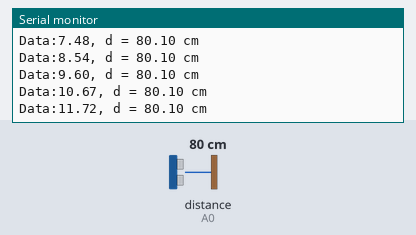
The sketch below on a simulated Arduino Uno, built with avr-gcc and run on an emulated ATmega328P. On the bench: the last lines printed to the serial monitor. Wiring (inferred from the names in the program): ultrasonic range finder: trigger A1; echo A0. Inputs (shaded band) come from the test bench; at power-on: distance to the obstacle (sensor on A0) 80 cm. The echo pulse lasts 58.3 µs per cm.

Above: at 1.2 s.
1.3 s: distance to the obstacle (sensor on A0) set to 35 cm
At 1.39 s:
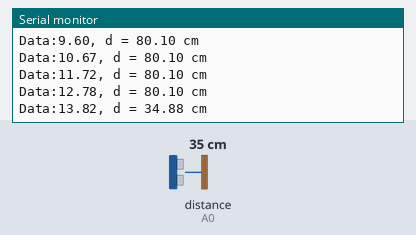
4.3 s: distance to the obstacle (sensor on A0) set to 2 cm
At 4.39 s:
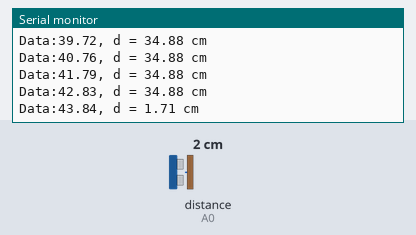
5.8 s: distance to the obstacle (sensor on A0) set to 18 cm
At 5.81 s:
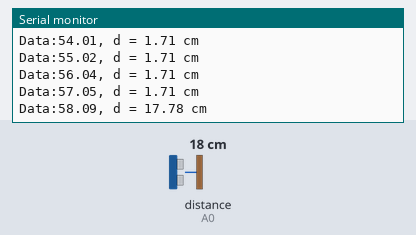
8.8 s: distance to the obstacle (sensor on A0) set to 35 cm
At 8.89 s:
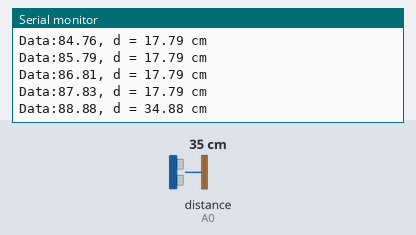
Timing chart, 0 to 11.8 s (numbered marks = the images above; inputs shaded):
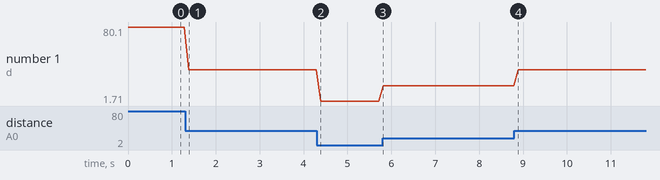

Measured:
- after the input at 1.3 s, the serial monitor: prints a new line after 0.08 s (image 1)
- after the input at 4.3 s, the serial monitor: prints a new line after 0.09 s (image 2)
- after the input at 5.8 s, the serial monitor: prints a new line at once (image 3)
- after the input at 8.8 s, the serial monitor: prints a new line after 0.09 s (image 4)
- plotted number 1: 80.1 → 34.88 after the input at 1.3 s, 34.88 → 1.71 after the input at 4.3 s, 1.71 → 17.79 after the input at 5.8 s, 17.79 → 34.86 after the input at 8.8 s

The sketch:

ultrasonic_test.ino
```cpp
const int TRIGGER_PIN = A1;
const int ECHO_PIN = A0;
const int inter_time = 100;

void setup() {
  Serial.begin(9600);
  pinMode (TRIGGER_PIN, OUTPUT);
  pinMode (ECHO_PIN, INPUT);
}

void loop() {
  unsigned long duration;
  float distance;
  digitalWrite(TRIGGER_PIN, HIGH);
  delayMicroseconds(100.0);
  digitalWrite(TRIGGER_PIN, LOW);
  duration = pulseIn (ECHO_PIN, HIGH);
  distance = (duration / 2.0) / 29.0;
  Serial.print("Data:");
  Serial.print (millis() / 100.0);
  Serial.print(", d = ");
  Serial.print(distance);
  Serial.println(" cm");
  delay(inter_time);
}
```
